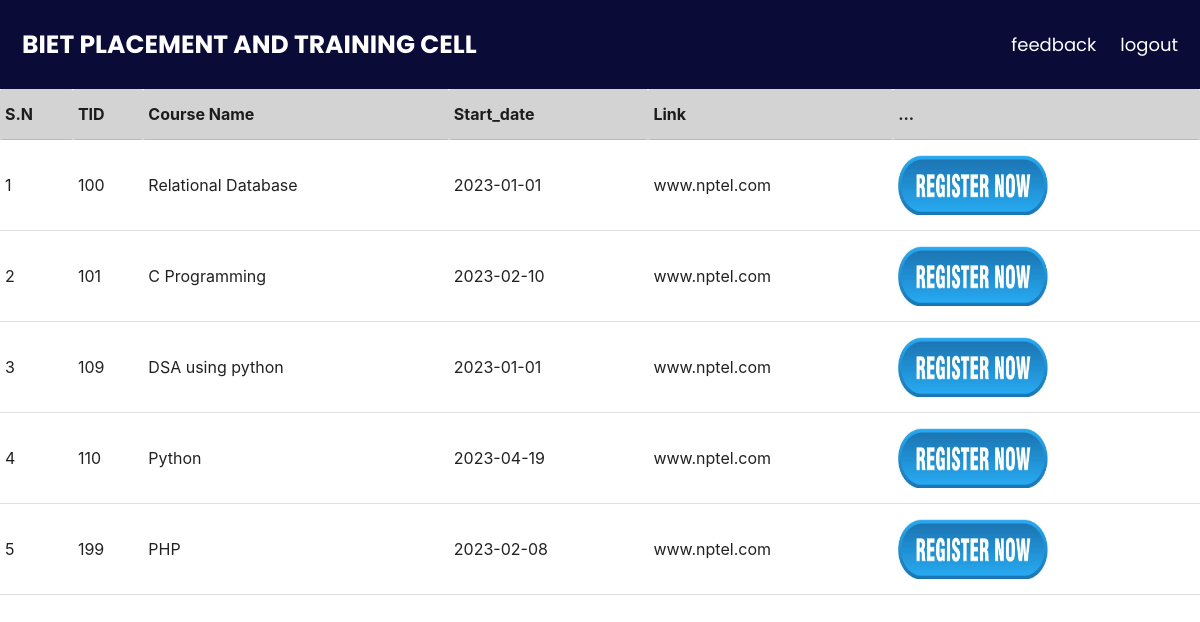
/register.php, run on the app's committed database.
### tables this page shows
CREATE TABLE `training` (
  `tid` varchar(20) NOT NULL,
  `coursename` varchar(35) NOT NULL,
  `start_date` date NOT NULL,
  `link` varchar(100) NOT NULL
);

### register.php (the view, shortened to what this page needs)
<html>
<head>
</head>
<body>
<form action="" method="post">
<table class="table1" border="2">
       <thead>
        <tr bgcolor="#D3D3D3">
         <th>S.N</th>
         <th>TID</th>
         <th>Course Name </th>
         <th>Start_date</th>
         <th>Link </th>
         <th>...</th>
    </thead>
    <tbody>
<?php
     include('templates/header.php');
     $conn = mysqli_connect("localhost", "root", "", "placement");
     $query="select * from training";
     $r=mysqli_query($conn,$query);
     $sn=1;
     while($row=mysqli_fetch_row($r))
     {
          echo "<tr>";  echo "<td>";
          echo $sn; echo "</td>";
          $sn++;
         echo "<td>";
         echo $row[0]; echo "</td>";
         echo "<td>";
         echo $row[1]; echo "</td>";
         echo "<td>";
         echo $row[2]; echo "</td>";
         echo "<td>";
         echo $row[3]; echo "</td>";
         echo "<td>";
         echo "<a href='reg.php'><img class='enlarge' src='images/reg.jpg'/></a>";
         echo "</td>";
     }
 ?>
  </tr>
</body>
</html>

### templates/header.php (shortened to what this page needs)
<head>
  <link rel="stylesheet" href="https://cdnjs.cloudflare.com/ajax/libs/materialize/1.0.0/css/materialize.min.css">
</head>
<body>
     <div class="header">
     <a href="BIET.JPG" class="logo">BIET PLACEMENT AND TRAINING CELL</a>
      <div class="header-right">
       <a class="active" href=""></a>
       <a href="feedback.php">feedback</a>
       <a href="home.php">logout</a>
      </div>
</div>
</body>
</html>

### register.php (style rules this page uses)
table { padding-top:10px; padding-left:10px; }
img { transition: transform .1s; width:150px; height:60px; text-align: center; }

### templates/header.php (style rules this page uses)
.header { overflow: hidden; background-color:#0a0b36; padding: 20px 10px; font-family: 'Poppins'; font-size: 25px; }
.header a { float: left; color: black; text-align: center; padding: 12px; text-decoration: none; font-size: 18px; line-height: 25px; border-radius: 4px; color:white; }
.header a.logo { font-size: 25px; font-weight: bold; }
.header-right { float: right; }

### data on the page
training: tid "100", coursename "Relational Database", start_date "2023-01-01", link "www.nptel.com"
training: tid "101", coursename "C Programming", start_date "2023-02-10", link "www.nptel.com"
training: tid "109", coursename "DSA using python", start_date "2023-01-01", link "www.nptel.com"
training: tid "110", coursename "Python", start_date "2023-04-19", link "www.nptel.com"
training: tid "199", coursename "PHP", start_date "2023-02-08", link "www.nptel.com"
